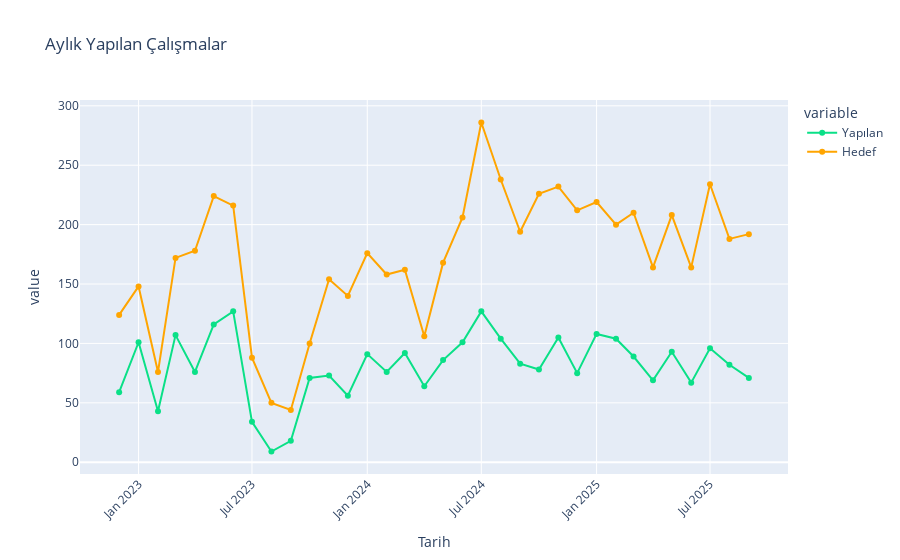

The notebook cell this image was saved under:
### Code cell
fig = px.line(plot_data, 
              x='Tarih', 
              y=['Yapılan','Hedef'],
              title='Aylık Yapılan Çalışmalar',
              labels={'Yapılan': 'Yapılan', 'Hedef': 'Hedef', 'Tarih': 'Tarih'},
              markers=True,
              color_discrete_sequence=["#0AE087","orange"]
              )
fig.update_layout(
    xaxis_tickangle=-45,
    showlegend=True
)

fig.show()

### Figure 1 — Plotly figure (JSON) as saved in the notebook; plotly's stock layout.template omitted (floating-point values rounded to 4 significant figures)
{"data": [{"hovertemplate": "variable=Yapılan<br>Tarih=%{x}<br>value=%{y}<extra></extra>", "legendgroup": "Yapılan", "line": {"color": "#0AE087", "dash": "solid"}, "marker": {"symbol": "circle"}, "mode": "markers+lines", "name": "Yapılan", "orientation": "v", "showlegend": true, "type": "scatter", "x": ["2022-12", "2023-01", "2023-02", "2023-03", "2023-04", "2023-05", "2023-06", "2023-07", "2023-08", "2023-09", "2023-10", "2023-11", "2023-12", "2024-01", "2024-02", "2024-03", "2024-04", "2024-05", "2024-06", "2024-07", "2024-08", "2024-09", "2024-10", "2024-11", "2024-12", "2025-01", "2025-02", "2025-03", "2025-04", "2025-05", "2025-06", "2025-07", "2025-08", "2025-09"], "xaxis": "x", "y": [59, 101, 43, 107, 76, 116, 127, 34, 9, 18, 71, 73, 56, 91, 76, 92, 64, 86, 101, 127, 104, 83, 78, 105, 75, 108, 104, 89, 69, 93, 67, 96, 82, 71], "yaxis": "y"}, {"hovertemplate": "variable=Hedef<br>Tarih=%{x}<br>value=%{y}<extra></extra>", "legendgroup": "Hedef", "line": {"color": "orange", "dash": "solid"}, "marker": {"symbol": "circle"}, "mode": "markers+lines", "name": "Hedef", "orientation": "v", "showlegend": true, "type": "scatter", "x": ["2022-12", "2023-01", "2023-02", "2023-03", "2023-04", "2023-05", "2023-06", "2023-07", "2023-08", "2023-09", "2023-10", "2023-11", "2023-12", "2024-01", "2024-02", "2024-03", "2024-04", "2024-05", "2024-06", "2024-07", "2024-08", "2024-09", "2024-10", "2024-11", "2024-12", "2025-01", "2025-02", "2025-03", "2025-04", "2025-05", "2025-06", "2025-07", "2025-08", "2025-09"], "xaxis": "x", "y": [124, 148, 76, 172, 178, 224, 216, 88, 50, 44, 100, 154, 140, 176, 158, 162, 106, 168, 206, 286, 238, 194, 226, 232, 212, 219, 200, 210, 164, 208, 164, 234, 188, 192], "yaxis": "y"}], "layout": {"legend": {"title": {"text": "variable"}, "tracegroupgap": 0}, "showlegend": true, "title": {"text": "Aylık Yapılan Çalışmalar"}, "xaxis": {"anchor": "y", "domain": [0, 1], "tickangle": -45, "title": {"text": "Tarih"}}, "yaxis": {"anchor": "x", "domain": [0, 1], "title": {"text": "value"}}}}
